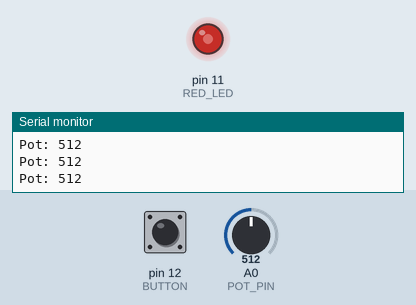
This sketch was run on a simulated Arduino Uno, built with avr-gcc and run on an emulated ATmega328P. On the bench: output pins drawn as LEDs (lit = HIGH), the last lines printed to the serial monitor. Inputs (shaded band) come from the test bench; at power-on: pin 12 (BUTTON) HIGH, A0 (POT_PIN) = 512.

Above: at 1.2 s.
1.3 s: pin 12 (BUTTON) pulled LOW for 0.15 s
At 2.05 s:
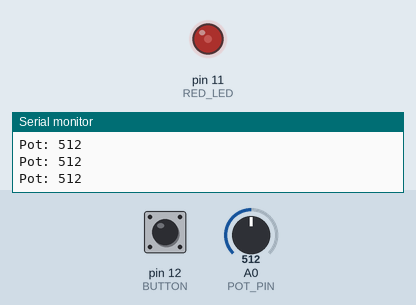
4.3 s: A0 (POT_PIN) set to 716
At 7.1 s:
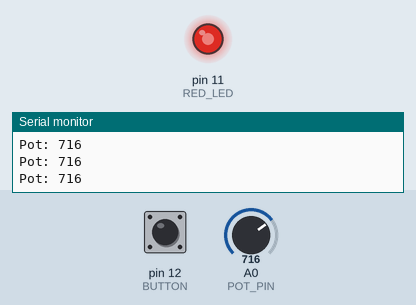
7.3 s: pin 12 (BUTTON) pulled LOW for 1 s
11.3 s: A0 (POT_PIN) set to 988
14.3 s: A0 (POT_PIN) set to 1006
At 14.8 s:
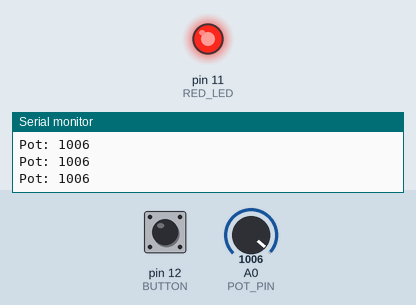
15.8 s: A0 (POT_PIN) set to 0
At 17.0 s:
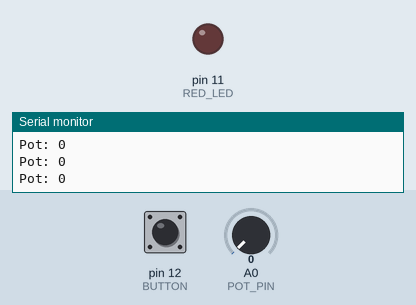
Timing chart, 0 to 18.3 s (numbered marks = the images above; inputs shaded):
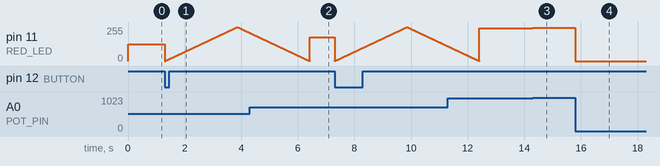

The sketch:

potentiometer.ino
```cpp
#define RED_LED 11
#define BUTTON 12
#define POT_PIN A0

void setup() {
  // put your setup code here, to run once:
  Serial.begin(9600);
  Serial.println("Starting program...");
  pinMode(RED_LED, OUTPUT);
  pinMode(BUTTON, INPUT_PULLUP);
  pinMode(POT_PIN, INPUT);
}

// helper function to blink LED a specific number of times
void blink_led(int num_blinks) {
  for (int i = 0; i < num_blinks; i++) {
    digitalWrite(RED_LED, HIGH);
    delay(300);
    digitalWrite(RED_LED, LOW);
    delay(300);
  }
}

// helper function to fade LED up and down
void fade_led() {
  // Make LED brighter
  for (int i = 0; i < 255; i += 1) {
    analogWrite(RED_LED, i);
    delay(10);
  }

  // Make LED dimmer
  for (int i = 255; i >= 0; i -= 1) {
    analogWrite(RED_LED, i);
    delay(10);
  }
}

void loop() {
  // put your main code here, to run repeatedly:
//  blink_led(1);
//  fade_led();

  int button = digitalRead(BUTTON);

  if (button == 0) {  // button pressed
    fade_led();
  }

  int pot_value = analogRead(POT_PIN); // read the analog value going into the potentiometer pin
  int brightness = map(pot_value, 0, 1023, 0, 255); // rescale the potentiometer value from 0 - 1023 down to 0 - 255
  analogWrite(RED_LED, brightness);

  // print the potentiometer values to the serial
  Serial.print("Pot: ");
  Serial.println(pot_value);
}
```

Measured:
- the behaviour switches between 999 and 1000 on A0 (POT_PIN) (found by bisection; images 2 and 3)
- after the input at 14.3 s, pin 11 (RED_LED): 246/255 → 250/255 at once
- after the input at 15.8 s, pin 11 (RED_LED): 250/255 → 0/255 at once
